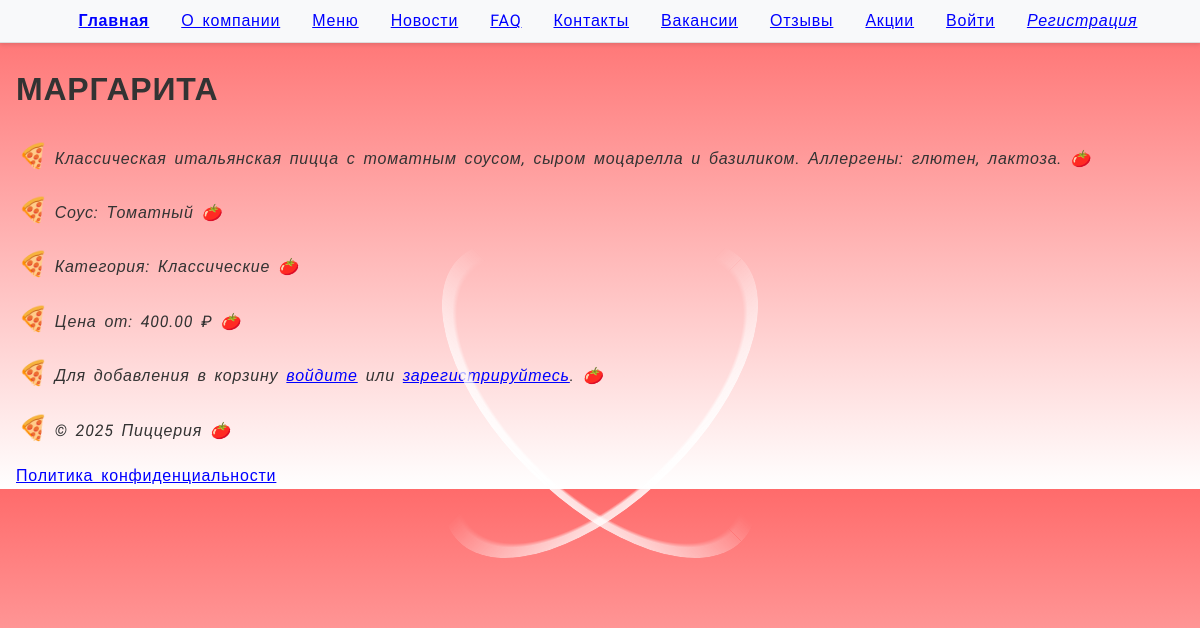
/product/1/, run on the app's committed database.
### pizza/models.py (models this page shows, shortened)
class Pizza(models.Model):
    name = models.CharField(max_length=100, verbose_name="Название")
    description = models.TextField(verbose_name="Описание")
    category = models.ForeignKey(PizzaCategory, on_delete=models.SET_NULL, null=True, verbose_name="Категория")
    sauce = models.CharField(max_length=100, verbose_name="Соус")
    is_vegan = models.BooleanField(default=False, verbose_name="Вегетарианская")
    ingredients = models.ManyToManyField(Ingredient, verbose_name="Ингредиенты")
    allergens = models.ManyToManyField(Allergen, verbose_name="Аллергены")
    available_sizes = models.ManyToManyField(PizzaSize, through='PizzaPricing', verbose_name="Доступные размеры")
    image = models.ImageField(upload_to='pizzas/', null=True, blank=True, verbose_name="Изображение")  # добавлено поле для фото
    def get_base_price(self):
        pricing = self.pizzapricing_set.order_by('price').first()
        return pricing.price if pricing else None

class PizzaCategory(models.Model):
    name = models.CharField(max_length=100)
    description = models.TextField()

class PizzaPricing(models.Model):
    pizza = models.ForeignKey(Pizza, on_delete=models.CASCADE)
    size = models.ForeignKey(PizzaSize, on_delete=models.CASCADE)
    price = models.DecimalField(max_digits=6, decimal_places=2, verbose_name="Цена")
    class Meta:
        unique_together = ('pizza', 'size')

### pizza/views.py (the view)
# urls.py: path('product/<int:pk>/', ProductDetailView.as_view(), name='product_detail'),
class ProductDetailView(DetailView):
    model = Pizza
    template_name = 'pizza/product_detail.html'
    context_object_name = 'pizza'
    def get_context_data(self, **kwargs):
        context = super().get_context_data(**kwargs)
        context['can_add_to_cart'] = self.request.user.is_authenticated
        return context

### pizza/templates/pizza/product_detail.html (shortened to what this page needs)
{% extends 'pizza/base.html' %}
{% block content %}
<div class="container">
    <h1>{{ pizza.name }}</h1>
    <p>{{ pizza.description }}</p>
    <p>Соус: {{ pizza.sauce }}</p>
    <p>Категория: {{ pizza.category.name }}</p>
    <p>Цена от: {{ pizza.get_base_price }} ₽</p>
    {% if can_add_to_cart %}
    <form method="post" action="{% url 'pizza:add_to_cart' pizza.id %}">
        {% csrf_token %}
        <button type="submit" class="btn btn-success">Добавить в корзину</button>
    </form>
    {% else %}
    <p>Для добавления в корзину <a href="{% url 'pizza:login' %}">войдите</a> или <a href="{% url 'pizza:register' %}">зарегистрируйтесь</a>.</p>
    {% endif %}
</div>
{% endblock %}

### static/style.css (style rules this page uses)
body { font-family: 'Roboto', Arial, sans-serif; background: linear-gradient(to bottom, #ff6b6b, #ffffff); margin: 0; padding: 0; color: #333; line-height: 1.6; text-indent: 1em; word-spacing: 0.2em; letter-spacing: 0.05em; hyphens: auto; }
h1, h2, h3 { text-transform: uppercase; font-kerning: normal; font-variant: small-caps; }
a:link { color: blue; }
p::first-letter { font-size: 150%; color: #ff6b6b; }
p::first-line { font-style: italic; }
p::before { content: "🍕 "; }
p::after { content: " 🍅"; }
@media (min-width: 1024px) { body { font-size: 16px; } }

### data on the page
Pizza: name "МАРГАРИТА", description "Классическая итальянская пицца с томатным соусом, сыром моцарелла и базиликом. Аллергены: глютен, лактоза.", sauce "Томатный", category.name "Классические", get_base_price "400.00"
